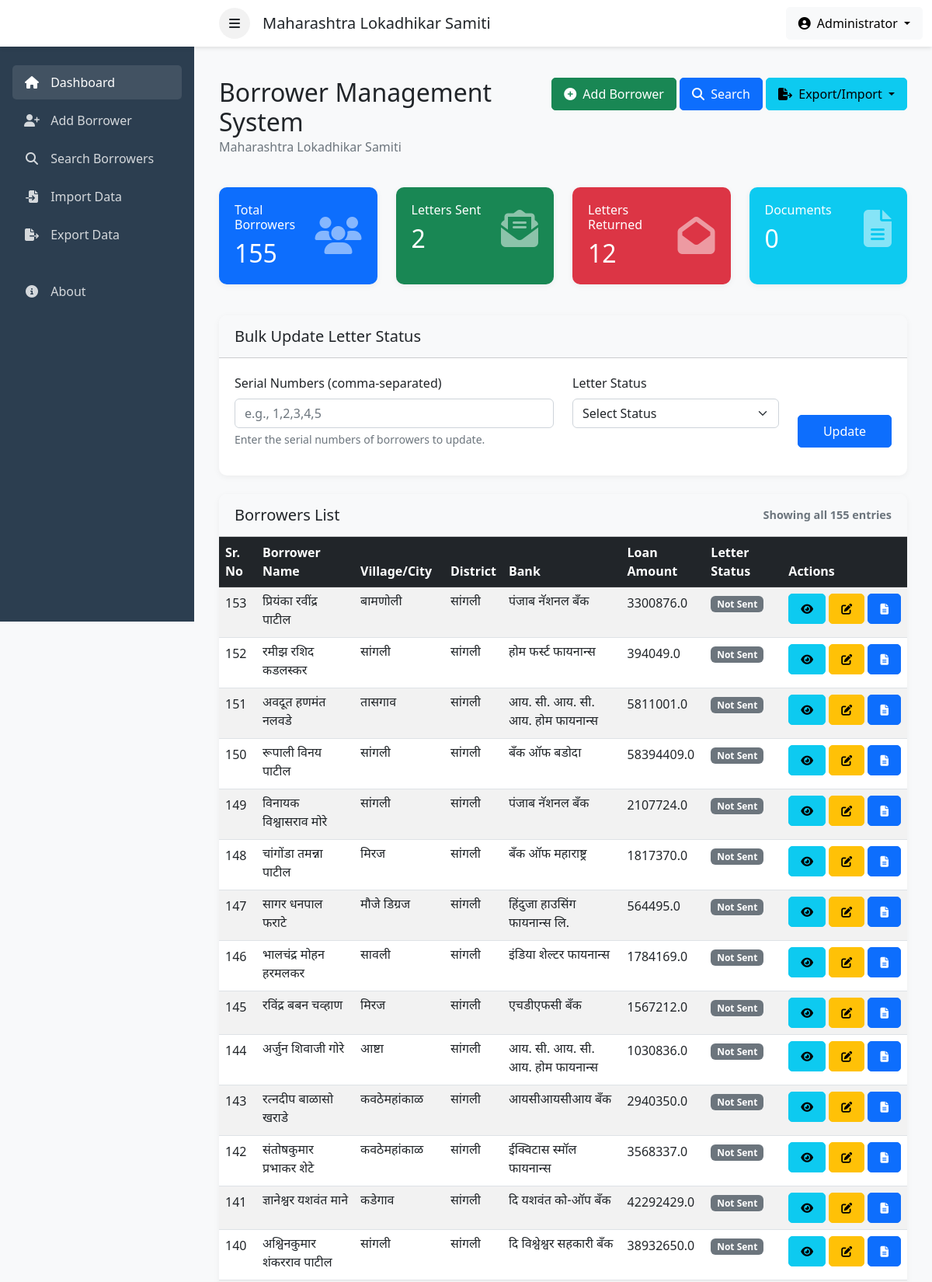
The page / (upper part) on the database its author committed.
### tables this page shows
CREATE TABLE borrowers (
    id INTEGER PRIMARY KEY AUTOINCREMENT,
    serial_no INTEGER NOT NULL,
    date TEXT NOT NULL,
    reference TEXT,
    borrower_name TEXT NOT NULL,
    co_borrower_name TEXT,
    address_line1 TEXT NOT NULL,
    address_line2 TEXT,
    village_city TEXT NOT NULL,
    taluka TEXT,
    district TEXT NOT NULL,
    pin_code TEXT,
    mobile TEXT,
    bank_name TEXT,
    loan_amount TEXT,
    letter_status TEXT DEFAULT 'Not Send',
    notes TEXT,
    created_at TEXT DEFAULT CURRENT_TIMESTAMP,
    updated_at TEXT DEFAULT CURRENT_TIMESTAMP
);

### web_app.py (the view, shortened to what this page needs)
@app.route('/', methods=['GET', 'POST'])
def index():
    borrowers = borrower_manager.get_all_borrowers()
    stats = {
        'total_borrowers': len(borrowers),
        'letters_sent': len([b for b in borrowers if b['letter_status'] == 'Send']),
        'letters_returned': len([b for b in borrowers if b['letter_status'] == 'Returned Back']),
        'total_documents': sum(len(document_handler.get_documents_for_borrower(b['id'])) for b in borrowers)
    }
    return render_template('index.html',
                          borrowers=borrowers,
                          stats=stats)

### borrower_manager.py (called while the page is built)
def get_all_borrowers():
    query = "SELECT * FROM borrowers ORDER BY serial_no DESC"
    return execute_query(query, fetchall=True)

### database.py (called while the page is built)
def get_db_path():
    data_dir = os.path.join(os.getcwd(), 'data')
    if not os.path.exists(data_dir):
        os.makedirs(data_dir)
    return os.path.join(data_dir, 'borrowers.db')

def get_db_connection():
    conn = sqlite3.connect(get_db_path())
    conn.row_factory = sqlite3.Row  # This allows accessing columns by name
    return conn

def execute_query(query, params=(), fetchall=False, commit=False):
    conn = get_db_connection()
    cursor = conn.cursor()
    try:
        cursor.execute(query, params)
        if commit:
            conn.commit()
        if fetchall:
            result = [dict(row) for row in cursor.fetchall()]
            return result
        elif cursor.description:
            row = cursor.fetchone()
            return dict(row) if row else None
        return None
    except Exception as e:
        if commit:
            conn.rollback()
        raise e
    finally:
        conn.close()

### document_handler.py (called while the page is built)
def get_documents_for_borrower(borrower_id):
    query = """
    SELECT id, borrower_id, filename, original_filename,
           file_path, upload_date, description, file_type
    FROM documents
    WHERE borrower_id = ?
    ORDER BY upload_date DESC
    """
    return execute_query(query, (borrower_id,), fetchall=True)

### templates/index.html (shortened to what this page needs)
{% extends "layout.html" %}
{% block content %}
<div class="row mb-4">
    <div class="col">
        <h1 class="h2 mb-0">Borrower Management System</h1>
        <p class="text-muted">Maharashtra Lokadhikar Samiti</p>
    </div>
    <div class="col-auto">
        <a href="{{ url_for('add_borrower_route') }}" class="btn btn-success">
            <i class="fas fa-plus-circle me-1"></i> Add Borrower
        </a>
        <a href="{{ url_for('search_page') }}" class="btn btn-primary">
            <i class="fas fa-search me-1"></i> Search
        </a>
        <div class="btn-group">
            <button type="button" class="btn btn-info dropdown-toggle" data-bs-toggle="dropdown" aria-expanded="false">
                <i class="fas fa-file-export me-1"></i> Export/Import
            </button>
        </div>
    </div>
</div>
<div class="row mb-4">
    <div class="col-md-3 mb-3">
        <div class="card bg-primary text-white shadow-sm h-100">
            <div class="card-body">
                <div class="d-flex justify-content-between align-items-center">
                    <div>
                        <h6 class="card-title mb-0">Total Borrowers</h6>
                        <h2 class="mt-2 mb-0">{{ stats.total_borrowers }}</h2>
                    </div>
                    <div>
                        <i class="fas fa-users fa-3x opacity-50"></i>
                    </div>
                </div>
            </div>
        </div>
    </div>
    <div class="col-md-3 mb-3">
        <div class="card bg-success text-white shadow-sm h-100">
            <div class="card-body">
                <div class="d-flex justify-content-between align-items-center">
                    <div>
                        <h6 class="card-title mb-0">Letters Sent</h6>
                        <h2 class="mt-2 mb-0">{{ stats.letters_sent }}</h2>
                    </div>
                    <div>
                        <i class="fas fa-envelope-open-text fa-3x opacity-50"></i>
                    </div>
                </div>
            </div>
        </div>
    </div>
    <div class="col-md-3 mb-3">
        <div class="card bg-danger text-white shadow-sm h-100">
            <div class="card-body">
                <div class="d-flex justify-content-between align-items-center">
                    <div>
                        <h6 class="card-title mb-0">Letters Returned</h6>
                        <h2 class="mt-2 mb-0">{{ stats.letters_returned }}</h2>
                    </div>
                    <div>
                        <i class="fas fa-envelope-open fa-3x opacity-50"></i>
                    </div>
                </div>
            </div>
        </div>
    </div>
    <div class="col-md-3 mb-3">
        <div class="card bg-info text-white shadow-sm h-100">
            <div class="card-body">
                <div class="d-flex justify-content-between align-items-center">
                    <div>
                        <h6 class="card-title mb-0">Documents</h6>
                        <h2 class="mt-2 mb-0">{{ stats.total_documents }}</h2>
                    </div>
                    <div>
                        <i class="fas fa-file-alt fa-3x opacity-50"></i>
                    </div>
                </div>
            </div>
        </div>
    </div>
</div>
<div class="card shadow-sm mb-4">
    <div class="card-header bg-light">
        <h5 class="mb-0">Bulk Update Letter Status</h5>
    </div>
    <div class="card-body">
        <form method="POST" action="{{ url_for('index') }}">
            <div class="row">
                <div class="col-md-6">
                    <div class="form-group mb-3">
                        <label for="serial_nos" class="form-label">Serial Numbers (comma-separated)</label>
                        <input type="text" id="serial_nos" name="serial_nos" class="form-control" placeholder="e.g., 1,2,3,4,5" required>
                        <div class="form-text">Enter the serial numbers of borrowers to update.</div>
                    </div>
                </div>
                <div class="col-md-4">
                    <div class="form-group mb-3">
                        <label for="letter_status" class="form-label">Letter Status</label>
                        <select id="letter_status" name="letter_status" class="form-select" required>
                            <option value="">Select Status</option>
                        </select>
                    </div>
                </div>
                <div class="col-md-2 d-flex align-items-end">
                    <button type="submit" class="btn btn-primary mb-3 w-100">Update</button>
                </div>
            </div>
        </form>
    </div>
</div>
<div class="card shadow-sm">
    <div class="card-header bg-light">
        <div class="d-flex justify-content-between align-items-center">
            <h5 class="mb-0">Borrowers List</h5>
            <span class="counter">Showing all {{ stats.total_borrowers }} entries</span>
        </div>
    </div>
    <div class="card-body p-0">
        <div class="table-responsive">
            <table class="table table-striped table-hover mb-0">
                <thead class="table-dark">
                    <tr>
                        <th>Sr. No</th>
                        <th>Borrower Name</th>
                        <th>Village/City</th>
                        <th>District</th>
                        <th>Bank</th>
                        <th>Loan Amount</th>
                        <th>Letter Status</th>
                        <th>Actions</th>
                    </tr>
                </thead>
                <tbody>
                    {% for borrower in borrowers %}
                    <tr>
                        <td>{{ borrower.serial_no }}</td>
                        <td class="devanagari">{{ borrower.borrower_name }}</td>
                        <td class="devanagari">{{ borrower.village_city }}</td>
                        <td class="devanagari">{{ borrower.district }}</td>
                        <td class="devanagari">{{ borrower.bank_name }}</td>
                        <td>{{ borrower.loan_amount }}</td>
                        <td class="letter-status">
                            {% if borrower.letter_status == 'Not Send' %}
                            <span class="badge bg-secondary">Not Sent</span>
                            {% elif borrower.letter_status == 'Send' %}
                            <span class="badge bg-success">Sent</span>
                            {% elif borrower.letter_status == 'Returned Back' %}
                            <span class="badge bg-danger">Returned</span>
                            {% endif %}
                        </td>
                        <td class="action-buttons">
                            <a href="{{ url_for('view_borrower', id=borrower.id) }}" class="btn btn-sm btn-info" title="View">
                                <i class="fas fa-eye"></i>
                            </a>
                            <a href="{{ url_for('edit_borrower_route', id=borrower.id) }}" class="btn btn-sm btn-warning" title="Edit">
                                <i class="fas fa-edit"></i>
                            </a>
                            <a href="{{ url_for('documents', borrower_id=borrower.id) }}" class="btn btn-sm btn-primary" title="Documents">
                                <i class="fas fa-file-alt"></i>
                            </a>
                        </td>
                    </tr>
                    {% endfor %}
                </tbody>
            </table>
        </div>
    </div>
</div>
{% endblock %}

### templates/layout.html (style rules this page uses)
:root { --primary-color: #3498db; --secondary-color: #2c3e50; --success-color: #2ecc71; --danger-color: #e74c3c; --warning-color: #f39c12; --info-color: #1abc9c; }
body { background-color: #f8f9fa; font-family: 'Segoe UI', Tahoma, Geneva, Verdana, sans-serif; }
.card { border: none; border-radius: 10px; overflow: hidden; }
.card-header { padding: 15px 20px; font-weight: 600; }
.card-body { padding: 20px; }
.btn { border-radius: 5px; padding: 8px 15px; }
.shadow-sm { box-shadow: 0 2px 8px rgba(0,0,0,0.05) !important; }

### templates/index.html (style rules this page uses)
.devanagari { font-family: 'Noto Sans Devanagari', sans-serif; }
.table-responsive { overflow-x: auto; }
.action-buttons { white-space: nowrap; }
.letter-status { width: 100px; }
.counter { color: #6c757d; font-size: 0.9rem; }

### rows shown on the page
borrowers: serial_no "153", borrower_name "प्रियंका रवींद्र पाटील", village_city "बामणोली", district "सांगली", bank_name "पंजाब नॅशनल बँक", loan_amount "3300876.0", letter_status "Not Sent"
borrowers: serial_no "152", borrower_name "रमीझ रशिद कडलस्कर", village_city "सांगली", district "सांगली", bank_name "होम फर्स्ट फायनान्स", loan_amount "394049.0", letter_status "Not Sent"
borrowers: serial_no "151", borrower_name "अवदूत हणमंत नलवडे", village_city "तासगाव", district "सांगली", bank_name "आय. सी. आय. सी. आय. होम फायनान्स", loan_amount "5811001.0", letter_status "Not Sent"
borrowers: serial_no "150", borrower_name "रूपाली विनय पाटील", village_city "सांगली", district "सांगली", bank_name "बँक ऑफ बडोदा", loan_amount "58394409.0", letter_status "Not Sent"
borrowers: serial_no "149", borrower_name "विनायक विश्वासराव मोरे", village_city "सांगली", district "सांगली", bank_name "पंजाब नॅशनल बँक", loan_amount "2107724.0", letter_status "Not Sent"
borrowers: serial_no "148", borrower_name "चांगोंडा तमन्ना पाटील", village_city "मिरज", district "सांगली", bank_name "बँक ऑफ महाराष्ट्र", loan_amount "1817370.0", letter_status "Not Sent"
borrowers: serial_no "147", borrower_name "सागर धनपाल फराटे", village_city "मौजे डिग्रज", district "सांगली", bank_name "हिंदुजा हाउसिंग फायनान्स लि.", loan_amount "564495.0", letter_status "Not Sent"
borrowers: serial_no "146", borrower_name "भालचंद्र मोहन हरमलकर", village_city "सावली", district "सांगली", bank_name "इंडिया शेल्टर फायनान्स", loan_amount "1784169.0", letter_status "Not Sent"
borrowers: serial_no "145", borrower_name "रविंद्र बबन चव्हाण", village_city "मिरज", district "सांगली", bank_name "एचडीएफसी बँक", loan_amount "1567212.0", letter_status "Not Sent"
borrowers: serial_no "144", borrower_name "अर्जुन शिवाजी गोरे", village_city "आष्टा", district "सांगली", bank_name "आय. सी. आय. सी. आय. होम फायनान्स", loan_amount "1030836.0", letter_status "Not Sent"
borrowers: serial_no "143", borrower_name "रत्नदीप बाळासो खराडे", village_city "कवठेमहांकाळ", district "सांगली", bank_name "आयसीआयसीआय बँक", loan_amount "2940350.0", letter_status "Not Sent"
borrowers: serial_no "142", borrower_name "संतोषकुमार प्रभाकर शेटे", village_city "कवठेमहांकाळ", district "सांगली", bank_name "ईक्विटास स्मॉल फायनान्स", loan_amount "3568337.0", letter_status "Not Sent"
borrowers: serial_no "141", borrower_name "ज्ञानेश्वर यशवंत माने", village_city "कडेगाव", district "सांगली", bank_name "दि यशवंत को-ऑप बँक", loan_amount "42292429.0", letter_status "Not Sent"
borrowers: serial_no "140", borrower_name "अश्विनकुमार शंकरराव पाटील", village_city "सांगली", district "सांगली", bank_name "दि विश्वेश्वर सहकारी बँक", loan_amount "38932650.0", letter_status "Not Sent"

### other values the page prints
{{ stats.total_borrowers }} "155"
{{ stats.letters_sent }} "2"
{{ stats.letters_returned }} "12"
{{ stats.total_documents }} "0"
